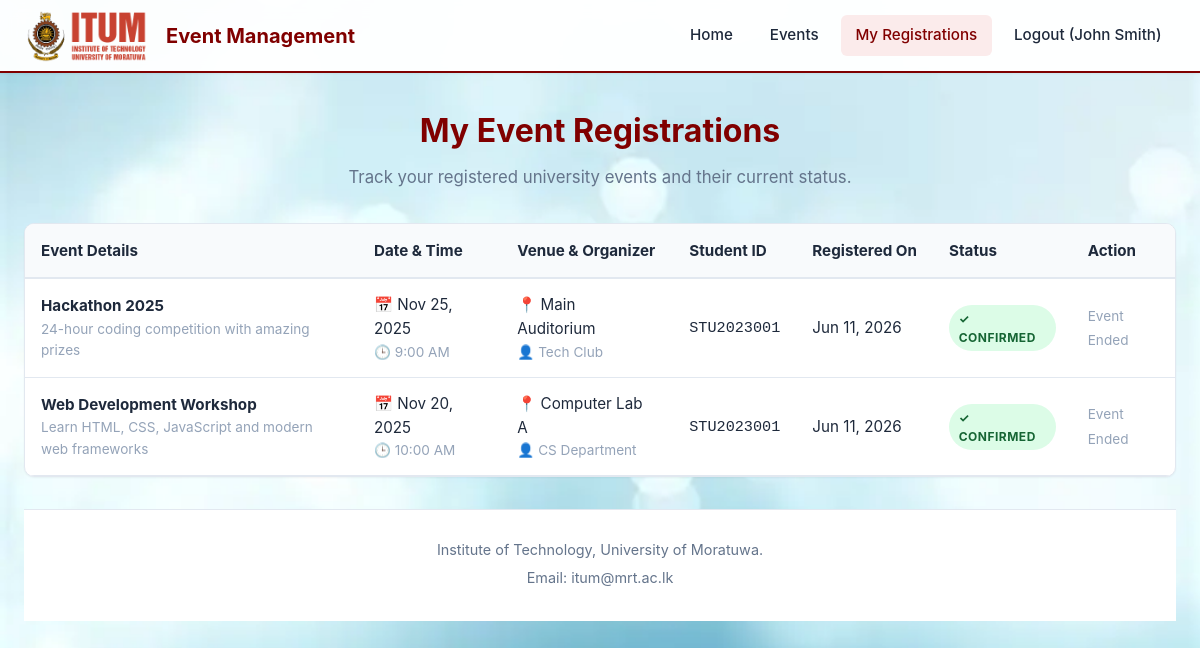
/my.registrations.php (signed in), run on an earlier commit of the app's database.
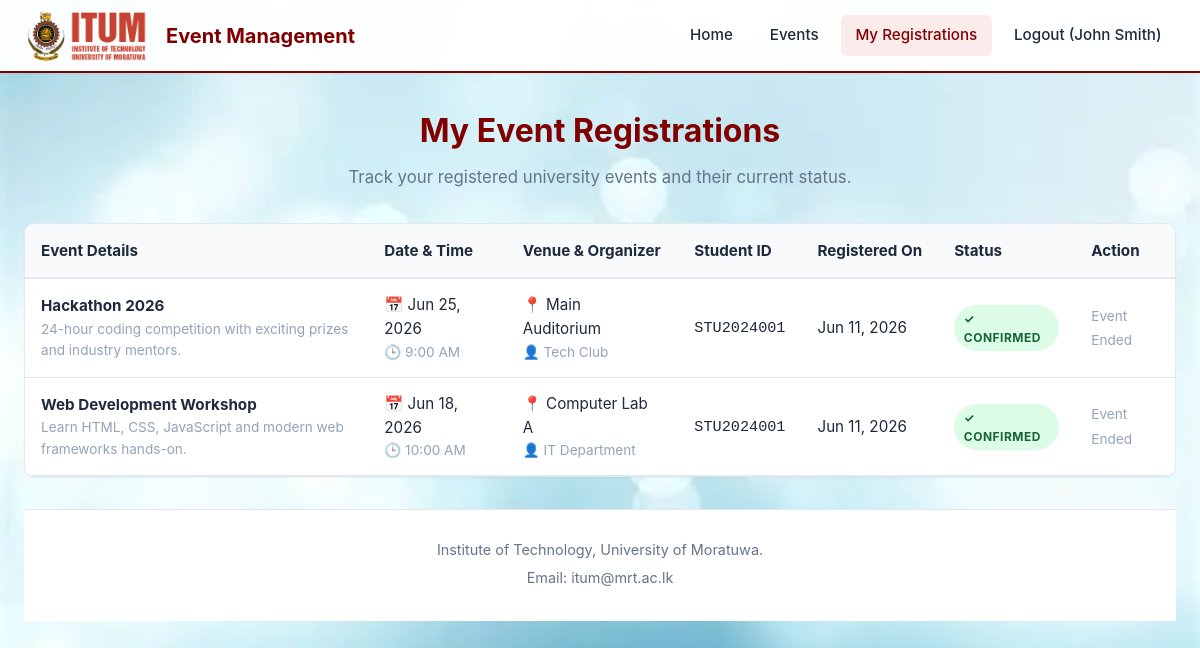
And on a later commit of the database.
### tables this page shows
CREATE TABLE IF NOT EXISTS registrations (
    reg_id INT PRIMARY KEY AUTO_INCREMENT,
    user_id INT NOT NULL,
    event_id INT NOT NULL,
    student_id VARCHAR(50) NOT NULL,
    contact_number VARCHAR(15),
    registration_date TIMESTAMP DEFAULT CURRENT_TIMESTAMP,
    status ENUM('confirmed', 'cancelled') DEFAULT 'confirmed',
    FOREIGN KEY (user_id) REFERENCES users(user_id) ON DELETE CASCADE,
    FOREIGN KEY (event_id) REFERENCES events(event_id) ON DELETE CASCADE,
    UNIQUE KEY unique_registration (user_id, event_id)
);

CREATE TABLE IF NOT EXISTS events (
    event_id INT PRIMARY KEY AUTO_INCREMENT,
    title VARCHAR(200) NOT NULL,
    description TEXT,
    date DATE NOT NULL,
    time TIME NOT NULL,
    venue VARCHAR(150) NOT NULL,
    organizer VARCHAR(100) NOT NULL,
    capacity INT DEFAULT 50,
    created_by INT,
    created_at TIMESTAMP DEFAULT CURRENT_TIMESTAMP,
    FOREIGN KEY (created_by) REFERENCES users(user_id) ON DELETE SET NULL
);

### my.registrations.php (called while the page is built)
<?php
require_once __DIR__ . '/my_registrations.php';

### my_registrations.php (the view, shortened to what the changed rows need)
<?php
try {
    $conn = getDBConnection();
    $stmt = $conn->prepare("
        SELECT r.*, e.title, e.description, e.date, e.time, e.venue, e.organizer
        FROM registrations r
        JOIN events e ON r.event_id = e.event_id
        WHERE r.user_id = ?
        ORDER BY e.date DESC, e.time DESC
    ");
    $stmt->execute([$_SESSION['user_id']]);
    $registrations = $stmt->fetchAll();
} catch (PDOException $e) {
    $error = 'Failed to load registrations';
    $registrations = [];
}
?>
<!DOCTYPE html>
<html lang="en">
<head>
    <link rel="stylesheet" href="css/style.css?v=<?php echo time(); ?>">
</head>
<body style="background: url('back.png') no-repeat center center fixed; background-size: cover; background-color: #eaf3f9;">
    <div class="container">
        <div class="page-header">
            <h1>My Event Registrations</h1>
        </div>
        <?php if (empty($registrations)): ?>
            <div class="empty-state">
                <div class="empty-state-icon">🎟️</div>
                <h3>No Registrations Yet</h3>
                <p>You haven't registered for any events yet. Explore upcoming university workshops, seminars, and hackathons!</p>
                <a href="events.php" class="btn btn-primary" style="margin-top: 1rem;">Browse Events</a>
            </div>
        <?php else: ?>
            <div class="table-container">
                <table class="data-table">
                    <thead>
                        <tr>
                            <th>Event Details</th>
                            <th>Date & Time</th>
                            <th>Venue & Organizer</th>
                            <th>Student ID</th>
                            <th>Registered On</th>
                            <th>Status</th>
                            <th>Action</th>
                        </tr>
                    </thead>
                    <tbody>
                        <?php foreach ($registrations as $reg): ?>
                            <?php
                                $isUpcoming = strtotime($reg['date']) >= strtotime(date('Y-m-d'));
                            ?>
                            <tr>
                                <td>
                                    <strong><?php echo htmlspecialchars($reg['title']); ?></strong>
                                    <div class="text-muted small"><?php echo htmlspecialchars(substr($reg['description'], 0, 70)) . (strlen($reg['description']) > 70 ? '...' : ''); ?></div>
                                </td>
                                <td>
                                    <div>📅 <?php echo date('M d, Y', strtotime($reg['date'])); ?></div>
                                    <div class="text-muted small">🕒 <?php echo date('g:i A', strtotime($reg['time'])); ?></div>
                                </td>
                                <td>
                                    <div>📍 <?php echo htmlspecialchars($reg['venue']); ?></div>
                                    <div class="text-muted small">👤 <?php echo htmlspecialchars($reg['organizer']); ?></div>
                                </td>
                                <td>
                                    <code><?php echo htmlspecialchars($reg['student_id']); ?></code>
                                </td>
                                <td><?php echo date('M d, Y', strtotime($reg['registration_date'])); ?></td>
                                <td>
                                    <?php if ($reg['status'] === 'confirmed'): ?>
                                        <span class="badge badge-success">✓ Confirmed</span>
                                    <?php else: ?>
                                        <span class="badge badge-danger">✗ Cancelled</span>
                                    <?php endif; ?>
                                </td>
                                <td>
                                    <?php if ($reg['status'] === 'confirmed' && $isUpcoming): ?>
                                        <a href="?cancel=1&reg_id=<?php echo $reg['reg_id']; ?>"
                                           class="btn btn-sm btn-danger"
                                           onclick="return confirm('Are you sure you want to cancel this registration?');">
                                            Cancel
                                        </a>
                                    <?php elseif (!$isUpcoming): ?>
                                        <span class="text-muted small">Event Ended</span>
                                    <?php else: ?>
                                        <span class="text-muted small">-</span>
                                    <?php endif; ?>
                                </td>
                            </tr>
                        <?php endforeach; ?>
                    </tbody>
                </table>
            </div>
        <?php endif; ?>
    </div>
</body>
</html>

What changed in the data, as far as the page shows it:
changed registrations "Main Auditorium": event.title "Hackathon 2025" → "Hackathon 2026"; event.description "24-hour coding competition with amazing prizes" → "24-hour coding competition with exciting prizes and industry mentors."; event.date "Nov 25, 2025" → "Jun 25, 2026"; student "STU2023001" → "STU2024001"
changed registrations "Web Development Workshop": event.description "Learn HTML, CSS, JavaScript and modern web frameworks" → "Learn HTML, CSS, JavaScript and modern web frameworks hands-on."; event.date "Nov 20, 2025" → "Jun 18, 2026"; event.organizer "CS Department" → "IT Department"; student "STU2023001" → "STU2024001"
